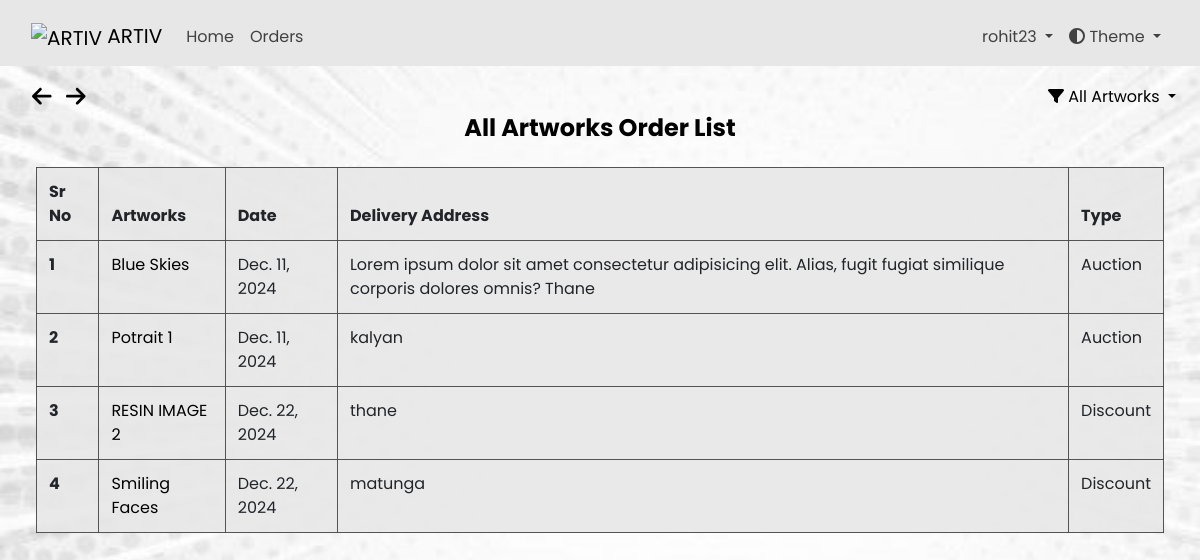
Before: /dashboard/order/ (signed in) with the older database file.
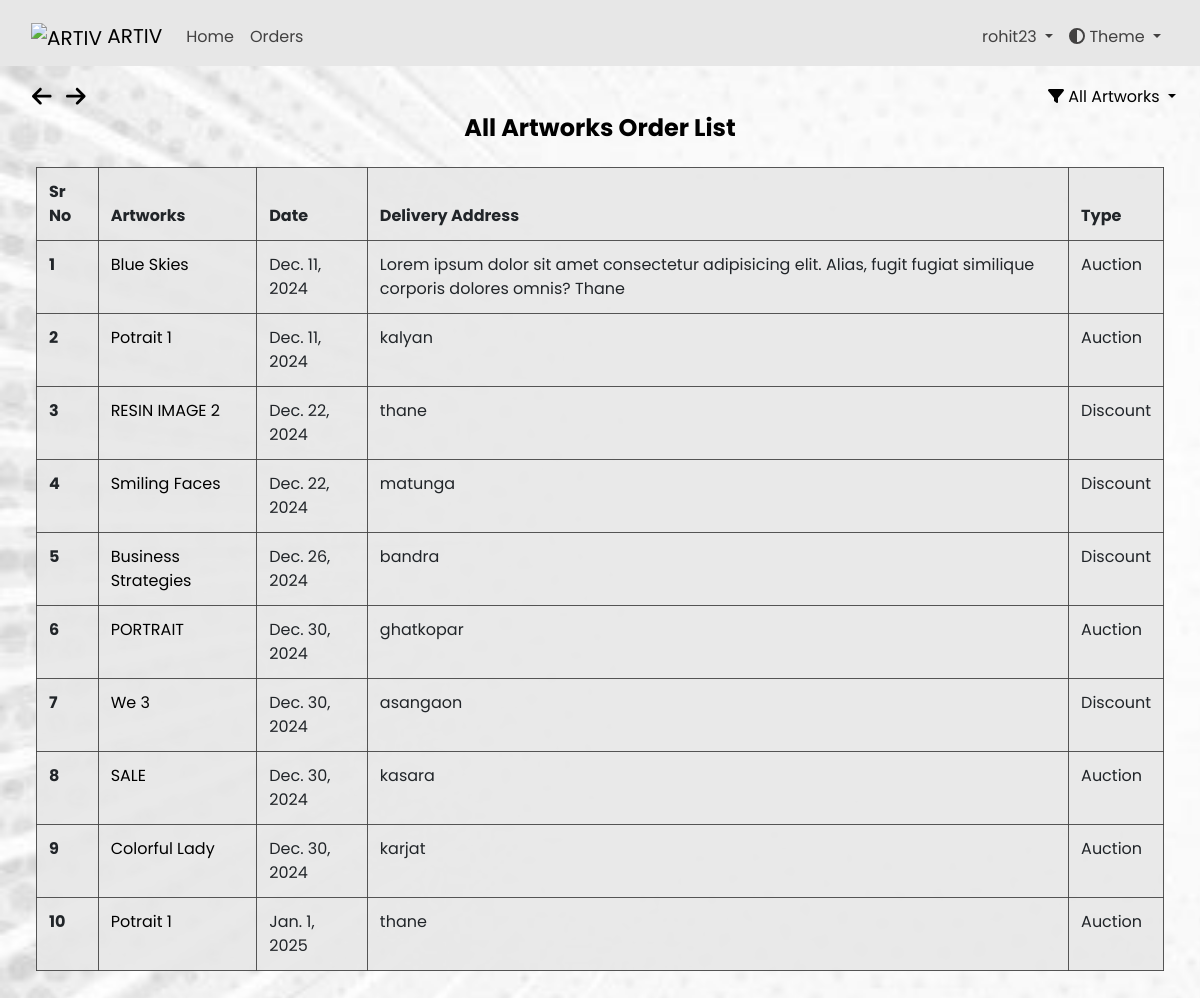
After: the same page with the newer database file.
### dashboard/models.py (models this page shows, shortened)
class OrderModel(models.Model):
    user = models.ForeignKey(settings.AUTH_USER_MODEL, on_delete=models.CASCADE)
    product = models.ForeignKey(Artwork, on_delete=models.CASCADE)
    order_date = models.DateField(auto_now_add=True)
    order_qty = models.IntegerField(default=0, null=False)
    delivery_at = models.TextField(default=" ", null=False)
    order_price = models.FloatField(default=0, null=False)

class Artwork(models.Model):
    SALE_TYPE_CHOICES = [
        ("discount", "Discount"),
        ("auction", "Auction"),
    ]
    sale_type = models.CharField(max_length=10, choices=SALE_TYPE_CHOICES)  # sale_type only
    product_id = models.CharField(max_length=255, default="")
    product_name = models.CharField(max_length=255, blank=False)
    product_price = models.IntegerField(default=0)
    opening_bid = models.IntegerField(default=0, null=True, blank=True)
    product_cat = models.ForeignKey("Catalogue", on_delete=models.CASCADE, null=True, blank=True)
    product_qty = models.IntegerField(default=0)
    product_image = models.ImageField(upload_to="arts/")
    dimension_unit = models.CharField(max_length=2, choices=[("cm", "Centimeters"), ("ft", "Feet")])
    length_in_centimeters = models.FloatField(default=0.0, blank=True, null=True)
    width_in_centimeters = models.FloatField(default=0.0, blank=True, null=True)
    foot = models.FloatField(default=0, blank=True, null=True)
    inches = models.FloatField(default=0, blank=True, null=True)
    created_at = models.DateTimeField(auto_now_add=True)
    end_date = models.DateField(null=True, blank=True, db_index=True)
    user = models.ForeignKey(settings.AUTH_USER_MODEL, on_delete=models.CASCADE, null=True, blank=True)
    is_sold = models.BooleanField(default=False)
    is_purchased = models.BooleanField(default=False)
    status = models.CharField(
        max_length=50,
        choices=[("active", "Active"), ("closed", "Closed"), ("waiting_for_response", "Waiting for Response"), ("unsold", "Unsold")],
        default="active",
    )
    response_deadline = models.DateTimeField(blank=True, null=True, db_index=True)
    buyer_response = models.CharField(max_length=11, choices=[("yes", "Yes"), ("no", "No"), ("no_response", "No Response")], default="no_response")
    discounted_price = models.DecimalField(max_digits=10, decimal_places=2, null=True, blank=True)
    def get_discounted_price(self):
        return self.product_price * 0.7
    def __str__(self):
        return self.product_name

### dashboard/views.py (the view)
# urls.py: path('order/', views.OrderListView.as_view(), name="order_list"),
class OrderListView(LoginRequiredMixin, ListView):
    model = OrderModel
    template_name = 'dashboard/ordermodel_list.html'
    def get_queryset(self):
        queryset = OrderModel.objects.all()
        if self.request.user.groups.filter(name='SellerGroup').exists():
            queryset = queryset.filter(product__user=self.request.user)
        else:
            queryset = queryset.filter(user=self.request.user)
        filter_param = self.request.GET.get('filter', 'all').lower()
        if filter_param == 'discount':
            queryset = queryset.filter(product__sale_type='discount')
        elif filter_param == 'auction':
            queryset = queryset.filter(product__sale_type='auction')
        return queryset

### art/context_processors.py (called while the page is built)
def catalogue_list(request):
    return {"catalogue_list": Catalogue.objects.all()}

### dashboard/models.py (called while the page is built)
    def __str__(self):
        return self.cat_name

### dashboard/templatetags/auth_extras.py (called while the page is built)
@register.filter(name='has_group')
def has_group(user, group_name):
    group = Group.objects.get(name=group_name)
    return True if group in user.groups.all() else False

### templates/dashboard/ordermodel_list.html (shortened to what this page needs)
{% extends './base.html' %}
{% load static %}
{% block links %}
<link rel="stylesheet" href="{% static 'dashboard/css/ordermodel_list.css' %}">
<link rel="stylesheet" href="https://stackpath.bootstrapcdn.com/bootstrap/4.5.2/css/bootstrap.min.css">
{% endblock %}
{% block content %}
{% include './includes/header.html' %}
{% include "art/arrow_button.html" %}
{% load auth_extras %}
    <div class="app-content pt-3 p-md-3 p-lg-4">
        <div class="button-container">
            <i class="fa-solid fa-arrow-left" style="cursor:pointer; font-size:1.4rem; margin-right:10px" onclick="goBack()"></i>
            <i class="fa-solid fa-arrow-right" style="cursor:pointer; font-size:1.4rem; margin-right:15px" onclick="goForward()"></i>
        </div>
        <br>
        <div class="container-fluid">
            <h1 class="app-page-title" id="pageTitle">Order List</h1>
            <div class="filter-dropdown">
                <div class="dropdown-toggle" style="cursor:pointer;" id="filterDropdown" data-toggle="dropdown" aria-haspopup="true" aria-expanded="false">
                    <i class="fa-solid fa-filter"></i> <span id="selectedFilter">Filter</span>
                </div>
            </div>
        <div class="row g-4 mb-4">
            <div class="table-container">
                <table class="table table-bordered">
                    <thead>
                        <tr>
                            <th scope="col">Sr No</th>
                            <th scope="col">Artworks</th>
                            <th scope="col">Date</th>
                            <th scope="col">Delivery Address</th>
                            {% if request.GET.filter == 'all' or not request.GET.filter %}
                            <th scope="col">Type</th>
                            {% endif %}
                        </tr>
                    </thead>
                    <tbody>
                        {% for order in object_list %}
                        <tr>
                            <th scope="row">{{ forloop.counter }}</th>
                            <td>
                                <a href="#" class="artworks-order" data-toggle="modal" data-target="#productModal{{ order.product.id }}">{{ order.product }}</a>
                            </td>
                            <td>{{ order.order_date }}</td>
                            <td>{{ order.delivery_at }}</td>
                            {% if request.GET.filter == 'all' or not request.GET.filter %}
                            <td>
                            {% if order.product.sale_type == 'discount' %}
                                Discount
                            {% elif order.product.sale_type == 'auction' %}
                                Auction
                            {% else %}
                                Unknown
                            {% endif %}
                            </td>
                            {% endif %}
                        </tr>
                        {% empty %}
                        <tr>
                            <td colspan="7" class="text-center">
                                <h3 class="open-sans-empty">No artworks to show</h3>
                            </td>
                        </tr>
                        {% endfor %}
                    </tbody>
                </table>
            </div>
        </div>
        </div>
    </div>
{% endblock %}

### templates/dashboard/base.html (shortened to what this page needs)
<!DOCTYPE html>
<html lang="en">
<head>
    {% load static %}
    <link href="https://cdn.jsdelivr.net/npm/bootstrap@5.0.2/dist/css/bootstrap.min.css" rel="stylesheet">
    <link rel="stylesheet" href="{% static 'dashboard/css/style.css' %}">
    <link rel="stylesheet" href="{% static 'dashboard/css/form.css' %}">
    {% block links %}{% endblock %}
</head>
<body class="app">
    {% if user.is_authenticated %}
    {% block content %}{% endblock %}
    {% else %} {% include './404.html' %} {% endif %}
</body>
</html>

### templates/dashboard/includes/header.html (shortened to what this page needs)
{% load static %}
{% block links %}
<link rel="stylesheet" type="text/css" href="{% static 'dashboard/css/navbar.css' %}" />
{% endblock %}
{% load auth_extras %}
<body>
    <nav class="navbar navbar-expand-lg navbar-light fixed-top">
        <div class="container-fluid">
            <a class="navbar-brand" href="#" data-bs-toggle="modal" data-bs-target="#logoModal">
                <img src="{% static 'images/assets/ARTIV_LOGO.jpg' %}" width="30" height="24" alt="ARTIV">
                ARTIV
            </a>
            <div class="collapse navbar-collapse" id="navbarSupportedContent">
                <ul class="navbar-nav me-auto mb-2 mb-lg-0">
                    <li class="nav-item">
                        <a class="nav-link" href="{% url 'art:index' %}">Home</a>
                    </li>
                    {% if user.is_authenticated %}
                        <li class="nav-item">
                            <a class="nav-link" href="{% url 'dashboard:order_list' %}">Orders</a>
                        </li>
                    {% endif %}
                </ul>
                <ul class="navbar-nav ms-auto mb-2 mb-lg-0">
                    {% if user.is_authenticated %}
                        <li class="nav-item dropdown">
                            <a class="nav-link dropdown-toggle" href="#" id="userDropdown" role="button" data-bs-toggle="dropdown" aria-expanded="false">
                                {{ user }}
                            </a>
                        </li>
                    {% endif %}
                    <li class="nav-item dropdown">
                        <a class="nav-link dropdown-toggle" href="#" id="themeDropdown" role="button" data-bs-toggle="dropdown" aria-expanded="false">
                            <i class="fas fa-adjust"></i> Theme
                        </a>
                    </li>
                </ul>
            </div>
        </div>
    </nav>
</body>
</html>

### templates/art/arrow_button.html (shortened to what this page needs)
<!DOCTYPE html>
<html lang="en">
<head>
</head>
<body>
</body>
</html>

### static/dashboard/css/ordermodel_list.css (style rules this page uses)
.artworks-order { color: black !important; text-decoration: none !important; }
.table { color: #000000; background-color: rgba(231, 231, 231, 0.9); border-collapse: collapse; margin: 0 auto; border-radius: 5px; border: 1px solid rgba(200, 200, 200, 0.9); }
.table th, .table tr, .table td { border: 1px solid rgba(68, 68, 68, 0.9) !important; }

### static/dashboard/css/navbar.css (style rules this page uses)
.navbar { background-color: #161617; padding-top: 1rem !important; }
.navbar .navbar-brand { color: #ffffff; }
.navbar .nav-link { color: #898383; }
body.light-mode .navbar { background-color: #e7e7e7; color: #000; }
body.light-mode .navbar .navbar-brand { color: #000; }
body.light-mode .navbar .nav-link { color: #424141; }
:root { --border-color: black; }

### static/dashboard/css/unsold.css (style rules this page uses)
.row { justify-content: start; --bs-gutter-y: 1.5rem !important; }
:root { --card-bg-light: #ffffff; --card-bg-dark: #2c2c2c; --text-light: #000000; --text-dark: #ffffff; }
.filter-dropdown { position: absolute; top: 70px; right: 35px; }
.button-container { position: absolute; top: 85px; right: 10px; }

### static/dashboard/css/contact.css (style rules this page uses)
.button-container { position: absolute; top: 85px; left: 2rem; }
:root { --background-color: #e7e7e7; --text-color: #000; --link-color: #343434; --link-hover-color: #000000; --title-color: #000; --contact-text-color: #000; }
body { background-color: var(--background-color); color: var(--text-color); }

### static/dashboard/css/faq.css (style rules this page uses)
:root { --background-color: #f8f9fa; --text-color: #000; --link-color: #007bff; --link-hover-color: #0056b3; --title-color: #000; --accordion-bg-color: #fff; --accordion-border-color: #ddd; --accordion-header-bg-color: #f7f7f7; --accordion-header-text-color: #000; }
body { background-color: var(--background-color); color: var(--text-color); }

### static/dashboard/css/index.css (style rules this page uses)
:root { --background-color: #e7e7e7; --text-color: #000; --link-color: #343434; --link-hover-color: #000000; --title-color: #000; --contact-text-color: #000; }
.row { justify-content: start; --bs-gutter-y: 1.5rem !important; }
.filter-dropdown { position: absolute; top: 70px; right: 35px; }
.button-container { position: absolute; top: 85px; left: 2rem; }

### static/home/css/about.css (style rules this page uses)
.light-mode h1, .light-mode h4 { color: black ; }
body, h1, h4, p { margin: 0; padding: 0; }
h1, h4 { text-align: center; }
.container-fluid h1 { margin-top: 10px; }

### static/dashboard/css/artwork_detail.css (style rules this page uses)
:root { --card-bg-light: #ffffff; --card-bg-dark: #2c2c2c; --text-light: #000000; --text-dark: #ffffff; }
body { color: var(--text-color); }
body.light-mode { --card-bg: var(--card-bg-light); --text-color: var(--text-light); }
.button-container { position: absolute; top: 85px; left: 2rem; }

### templates/dashboard/ordermodel_list.html (style rules this page uses)
body { font-family: 'Poppins', sans-serif; }
.filter-dropdown { position: absolute; top: 85px; right: 1.5rem; }

Changed rows visible on the page:
added OrderModel: product "Business Strategies", order_date "Dec. 26, 2024", delivery_at "bandra", shows "Discount"
added OrderModel: product "PORTRAIT", order_date "Dec. 30, 2024", delivery_at "ghatkopar", shows "Auction"
added OrderModel: product "We 3", order_date "Dec. 30, 2024", delivery_at "asangaon", shows "Discount"
added OrderModel: product "SALE", order_date "Dec. 30, 2024", delivery_at "kasara", shows "Auction"
added OrderModel: product "Colorful Lady", order_date "Dec. 30, 2024", delivery_at "karjat", shows "Auction"
added OrderModel: product "Potrait 1", order_date "Jan. 1, 2025", delivery_at "thane", shows "Auction"
